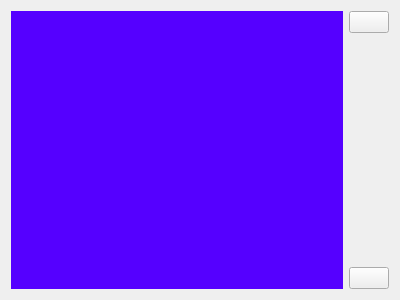
<?xml version="1.0" encoding="UTF-8"?>
<ui version="4.0">
 <class>MainWidget</class>
 <widget class="QWidget" name="MainWidget">
  <property name="geometry">
   <rect>
    <x>0</x>
    <y>0</y>
    <width>400</width>
    <height>300</height>
   </rect>
  </property>
  <property name="windowTitle">
   <string>Form</string>
  </property>
  <layout class="QGridLayout" name="gridLayout">
   <item row="0" column="0" rowspan="3">
    <widget class="QWidget" name="content" native="true">
     <property name="styleSheet">
      <string notr="true">background-color: rgb(85, 0, 255);</string>
     </property>
    </widget>
   </item>
   <item row="0" column="1">
    <widget class="QPushButton" name="topButton">
     <property name="sizePolicy">
      <sizepolicy hsizetype="Maximum" vsizetype="Fixed">
       <horstretch>0</horstretch>
       <verstretch>0</verstretch>
      </sizepolicy>
     </property>
     <property name="text">
      <string/>
     </property>
     <property name="iconSize">
      <size>
       <width>48</width>
       <height>48</height>
      </size>
     </property>
    </widget>
   </item>
   <item row="1" column="1">
    <spacer name="verticalSpacer">
     <property name="orientation">
      <enum>Qt::Vertical</enum>
     </property>
     <property name="sizeHint" stdset="0">
      <size>
       <width>20</width>
       <height>221</height>
      </size>
     </property>
    </spacer>
   </item>
   <item row="2" column="1">
    <widget class="QPushButton" name="bottomButton">
     <property name="sizePolicy">
      <sizepolicy hsizetype="Maximum" vsizetype="Fixed">
       <horstretch>0</horstretch>
       <verstretch>0</verstretch>
      </sizepolicy>
     </property>
     <property name="text">
      <string/>
     </property>
     <property name="iconSize">
      <size>
       <width>48</width>
       <height>48</height>
      </size>
     </property>
    </widget>
   </item>
  </layout>
 </widget>
 <resources/>
 <connections/>
</ui>
